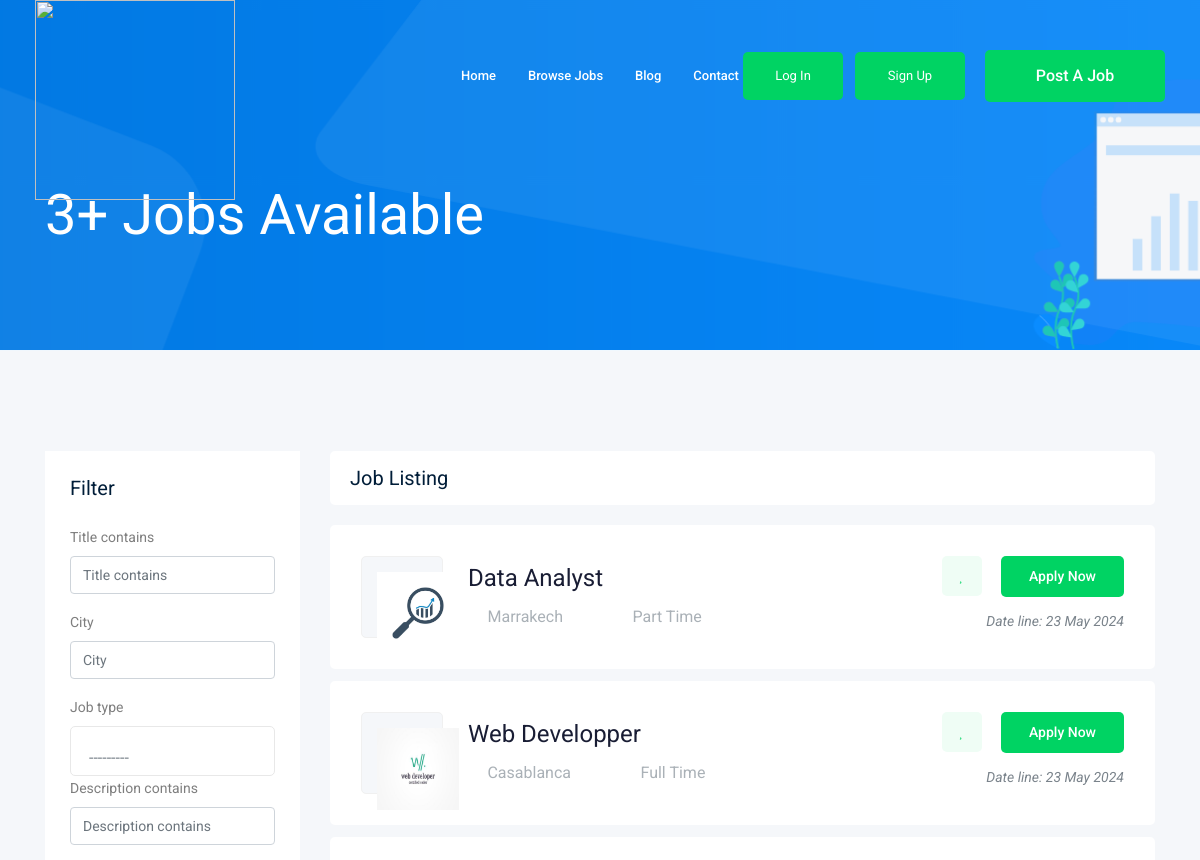
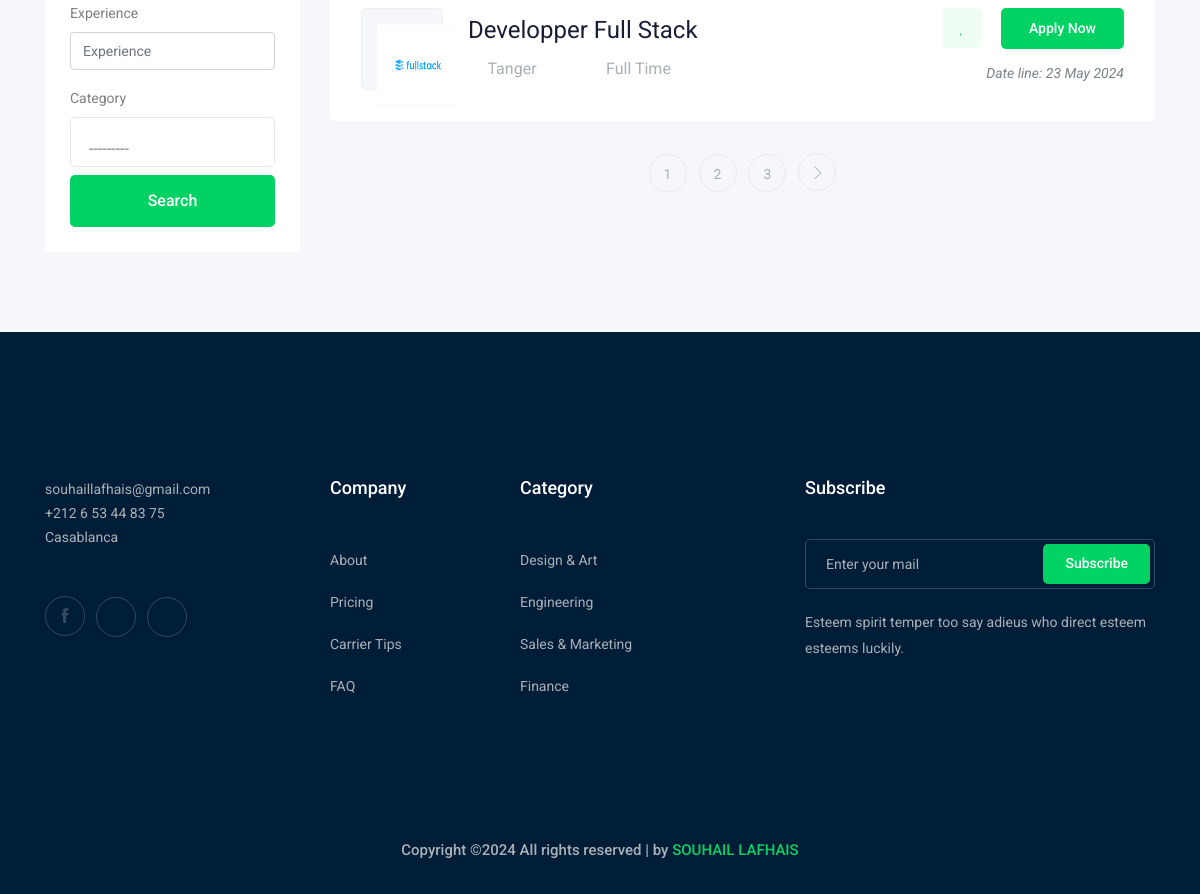
/emploi/, run on the app's committed database (2 pictures, top to bottom).
### job/models.py (models this page shows, shortened)
class Job(models.Model):  # table
    owner = models.ForeignKey(User, related_name='job_owner',null=True, on_delete=models.CASCADE)
    title = models.CharField(max_length=100)  # column
    city = models.CharField(max_length=50)
    job_type = models.CharField(max_length=15 , choices=JOB_TYPE)
    description = models.TextField(max_length=1000)
    published_at = models.DateTimeField(auto_now=True)
    Availability = models.IntegerField(default=1)
    salary = models.IntegerField(default=0)
    experience = models.IntegerField(default=1)
    category = models.ForeignKey('Category',on_delete=models.CASCADE)
    image = models.ImageField(upload_to=image_upload)
    slug = models.SlugField(blank=True, null=True)
    def __str__(self):
        return self.title

### job/views.py (the view)
# urls.py: path('', views.jobs_list, name='jobs_list'),
def jobs_list(request):
    job_list = Job.objects.all()
    myfilter = JobFilter(request.GET,queryset=job_list)
    job_list=myfilter.qs
    paginator = Paginator(job_list, 3)  # Show 25 contacts per page.
    page_number = request.GET.get("page")
    page_obj = paginator.get_page(page_number)
    context = {'jobs':page_obj , 'myfilter':myfilter}
    return render(request,'job/job_list.html',context)

### job/models.py (called while the page is built)
    def __str__(self):
        return self.name

### job/templates/job/job_list.html (shortened to what this page needs)
 {% extends 'base.html' %}
 {% load bootstrap4 %}
 {% block body %}
    <div class="bradcam_area bradcam_bg_1 ">
        <div class="container">
            <div class="row">
                <div class="col-xl-12">
                    <div class="bradcam_text">
                        <h3>{{jobs|length}}+ Jobs Available</h3>
                    </div>
                </div>
            </div>
        </div>
    </div>
    <div class="job_listing_area plus_padding">
        <div class="container">
            <div class="row">
                <div class="col-lg-3">
                    <div class="job_filter white-bg">
                        <div class="form_inner white-bg">
                            <h3>Filter</h3>
                            <form action="#">
                                {% bootstrap_form myfilter.form %}
                                <input type="submit" value="Search" class="boxed-btn3 w-100 mt-2" >
                            </form>
                        </div>
                    </div>
                </div>
                <div class="col-lg-9">
                    <div class="recent_joblist_wrap">
                        <div class="recent_joblist white-bg ">
                            <div class="row align-items-center">
                                <div class="col-md-6">
                                    <h4>Job Listing</h4>
                                </div>
                                <div class="col-md-6">
                                </div>
                            </div>
                        </div>
                    </div>
                    <div class="job_lists m-0">
                        <div class="row">
                            {% for job in jobs %}
                            <div class="col-lg-12 col-md-12">
                                <div class="single_jobs white-bg d-flex justify-content-between">
                                    <div class="jobs_left d-flex align-items-center">
                                        <div class="thumb">
                                            <img src="{{ job.image.url }}" style="object-fit:fill; height :82px;width:82px">
                                        </div>
                                        <div class="jobs_conetent">
                                            <a href="{% url 'emploi:job_detail' job.slug %}"><h4>{{job}}</h4></a>
                                            <div class="links_locat d-flex align-items-center">
                                                <div class="location">
                                                    <p> <i class="fa fa-map-marker"></i>{{job.city}}</p>
                                                </div>
                                                <div class="location">
                                                    <p> <i class="fa fa-clock-o"></i>{{job.job_type}}</p>
                                                </div>
                                            </div>
                                        </div>
                                    </div>
                                    <div class="jobs_right">
                                        <div class="apply_now">
                                            <a class="heart_mark" href="#"> <i class="fa fa-heart"></i> </a>
                                            <a href="{% url 'emploi:job_detail' job.slug %}" class="boxed-btn3">Apply Now</a>
                                        </div>
                                        <div class="date">
                                            <p>Date line: {{job.published_at|date:'d M o'}}</p>
                                        </div>
                                    </div>
                                </div>
                            </div>
                            {% endfor %}
                        </div>
                        {% if jobs.has_other_pages%}
                        <div class="row">
                            <div class="col-lg-12">
                                <div class="pagination_wrap">
                                    <ul>
                                        {% for i in jobs.paginator.page_range %}
                                         <li><a href="?page={{i}}"><span>{{i}}</span></a></li>
                                        {% endfor %}
                                        {% if jobs.has_next %}
                                         <li><a href="?page={{jobs.next_page_number}}"> <i class="ti-angle-right"></i> </a></li>
                                        {% endif %}
                                    </ul>
                                </div>
                            </div>
                        </div>
                        {% endif %}
                    </div>
                </div>
            </div>
        </div>
    </div>
{% endblock body %}

### templates/base.html (shortened to what this page needs)
{% load static %}
<!doctype html>
<html class="no-js" lang="zxx">
<head>
    <link rel="stylesheet" href="{% static 'css/animate.min.css' %}">
    <link rel="stylesheet" href="{% static 'css/bootstrap.min.css' %}">
    <link rel="stylesheet" href="{% static 'css/owl.carousel.min.css' %}">
    <link rel="stylesheet" href="{% static 'css/magnific-popup.css' %}">
    <link rel="stylesheet" href="{% static 'css/font-awesome.min.css' %}">
    <link rel="stylesheet" href="{% static 'css/themify-icons.css' %}">
    <link rel="stylesheet" href="{% static 'css/nice-select.css' %}">
    <link rel="stylesheet" href="{% static 'css/flaticon.css' %}">
    <link rel="stylesheet" href="{% static 'css/jquery-ui.css' %}">
    <link rel="stylesheet" href="{% static 'css/gijgo.css' %}">
    <link rel="stylesheet" href="{% static 'css/animate.min.css' %}">
    <link rel="stylesheet" href="{% static 'css/slicknav.css' %}">
    <link rel="stylesheet" href="{% static 'css/style.css' %}">
</head>
<body>
    <header>
        <div class="header-area ">
            <div id="sticky-header" class="main-header-area">
                <div class="container-fluid ">
                    <div class="header_bottom_border">
                        <div class="row align-items-center">
                            <div class="col-xl-3 col-lg-2 mx-auto">
                                <div class="logo">
                                    <a href="{% url 'home:home' %}">
                                        <img src="{% static '\img\logo\job HUB.gif' %}" height="200px" width="200"/>
                                    </a>
                                </div>
                            </div>
                            <div class="col-xl-6 col-lg-7">
                                <div class="main-menu  d-none d-lg-block mb-5">
                                    <nav>
                                        <ul id="navigation">
                                            <li><a href="{% url 'home:home' %}" >home</a></li>
                                            <li><a href="{% url 'emploi:jobs_list' %}">Browse Jobs</a></li>
                                            <li><a href="{% url 'blog:blog' %}">blog </a></li>
                                            <li><a href="{% url 'contact:contact' %}">Contact</a></li>
                                        </ul>
                                    </nav>
                                </div>
                            </div>
                            <div class="col-xl-3 col-lg-3 d-none d-lg-block">
                                <div class="Appointment">
                                    {% if request.user.is_authenticated %}
                                    {% else %}
                                        <div class="phone_num d-none d-xl-block">
                                            <a class=" boxed-btn3 mb-5 ml-6" href="{% url 'login'%}" style="display:block;width: 100px;">Log in</a>
                                        </div>
                                         <div class="phone_num d-none d-xl-block">
                                             <a class=" boxed-btn3 mb-5 mr-2" href="{% url 'accounts:signup' %}" style="display:block;width: 110px;">Sign Up</a>
                                        </div>
                                    {% endif %}
                                    <div class="d-none d-lg-block">
                                        <a class="boxed-btn3 mb-5 " href="{% url 'emploi:add_job' %}" style="display:block;width: 180px;">Post a Job</a>
                                    </div>
                                </div>
                            </div>
                            <div class="col-12">
                            </div>
                        </div>
                    </div>
                </div>
            </div>
        </div>
    </header>
    {% block body %}
    {% endblock body %}
    <footer class="footer">
        <div class="footer_top">
            <div class="container">
                <div class="row">
                    <div class="col-xl-3 col-md-6 col-lg-3">
                        <div class="footer_widget wow fadeInUp" data-wow-duration="1s" data-wow-delay=".3s">
                            <p>
                                souhaillafhais@gmail.com <br>
                                +212 6 53 44 83 75 <br>
                                Casablanca
                            </p>
                            <div class="socail_links">
                                <ul>
                                    <li>
                                        <a href="#">
                                            <i class="ti-facebook"></i>
                                        </a>
                                    </li>
                                    <li>
                                        <a href="#">
                                            <i class="fa fa-google-plus"></i>
                                        </a>
                                    </li>
                                    <li>
                                        <a href="https://www.instagram.com/souhailoft/">
                                            <i class="fa fa-instagram"></i>
                                        </a>
                                    </li>
                                </ul>
                            </div>
                        </div>
                    </div>
                    <div class="col-xl-2 col-md-6 col-lg-2">
                        <div class="footer_widget wow fadeInUp" data-wow-duration="1.1s" data-wow-delay=".4s">
                            <h3 class="footer_title">
                                Company
                            </h3>
                            <ul>
                                <li><a href="#">About </a></li>
                                <li><a href="#"> Pricing</a></li>
                                <li><a href="#">Carrier Tips</a></li>
                                <li><a href="#">FAQ</a></li>
                            </ul>
                        </div>
                    </div>
                    <div class="col-xl-3 col-md-6 col-lg-3">
                        <div class="footer_widget wow fadeInUp" data-wow-duration="1.2s" data-wow-delay=".5s">
                            <h3 class="footer_title">
                                Category
                            </h3>
                            <ul>
                                <li><a href="#">Design & Art</a></li>
                                <li><a href="#">Engineering</a></li>
                                <li><a href="#">Sales & Marketing</a></li>
                                <li><a href="#">Finance</a></li>
                            </ul>
                        </div>
                    </div>
                    <div class="col-xl-4 col-md-6 col-lg-4">
                        <div class="footer_widget wow fadeInUp" data-wow-duration="1.3s" data-wow-delay=".6s">
                            <h3 class="footer_title">
                                Subscribe
                            </h3>
                            <form action="#" class="newsletter_form">
                                <input type="text" placeholder="Enter your mail">
                                <button type="submit">Subscribe</button>
                            </form>
                            <p class="newsletter_text">Esteem spirit temper too say adieus who direct esteem esteems
                                luckily.</p>
                        </div>
                    </div>
                </div>
            </div>
        </div>
        <div class="copy-right_text wow fadeInUp" data-wow-duration="1.4s" data-wow-delay=".3s">
            <div class="container">
                <div class="row">
                    <div class="col-xl-12">
                        <p class="copy_right text-center">
Copyright &copy;<script>document.write(new Date().getFullYear());</script> All rights reserved | by <a href="https://www.linkedin.com/in/souhail-lafhais-25b307205/" target="_blank">SOUHAIL LAFHAIS</a>
                        </p>
                    </div>
                </div>
            </div>
        </div>
    </footer>
</body>
</html>

### data on the page
Job: image (picture), title "Data Analyst", city "Marrakech", job_type "Part Time", published_at "23 May 2024"
Job: image (picture), title "Web Developper", city "Casablanca", job_type "Full Time", published_at "23 May 2024"
Job: image (picture), title "Developper Full Stack", city "Tanger", job_type "Full Time", published_at "23 May 2024"

### other printed values
{{ jobs|length }} "3"
{{ i }} "1" "2" "3"
